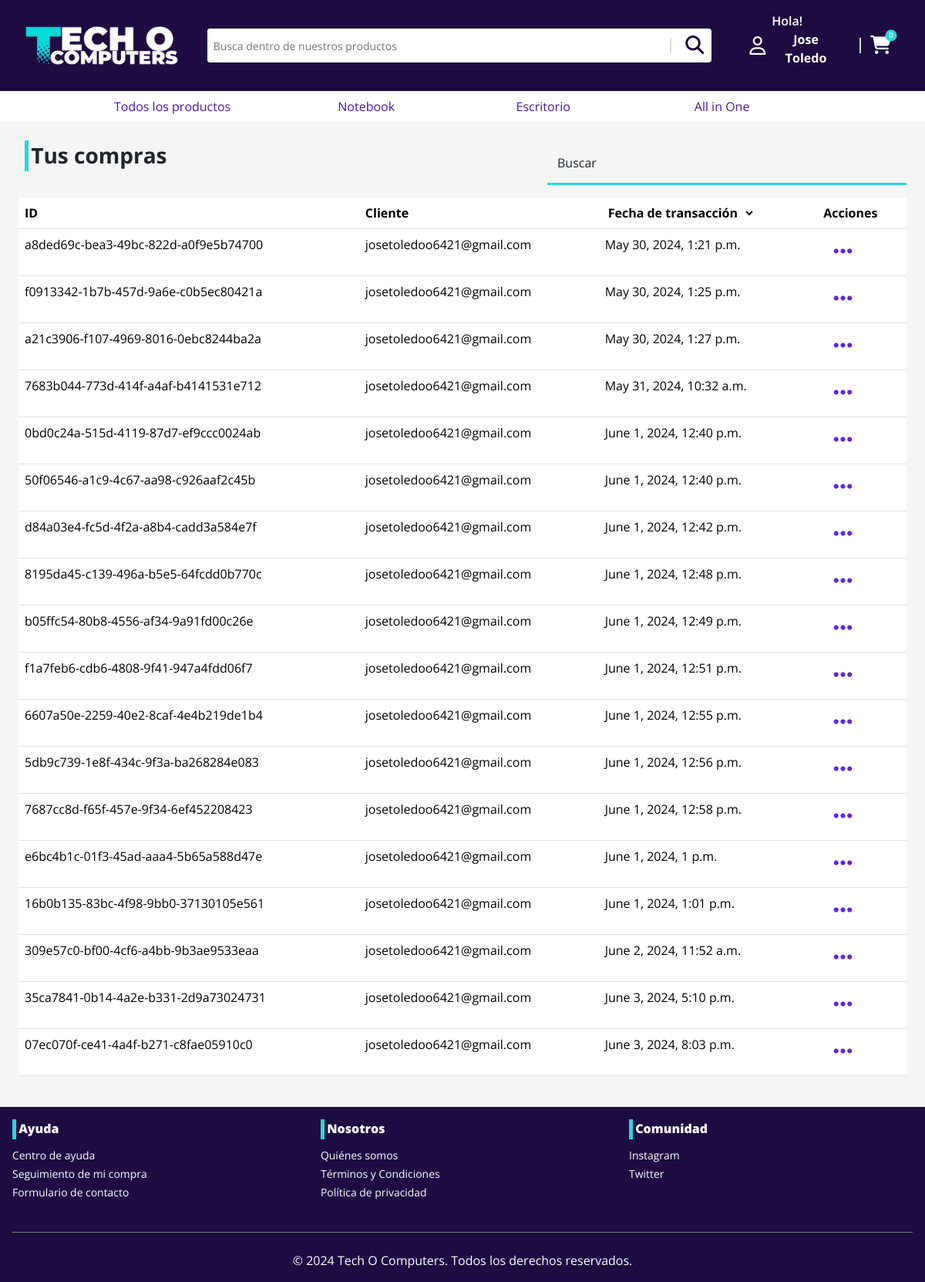
/my-orders/ (signed in), run on an earlier commit of the app's database.
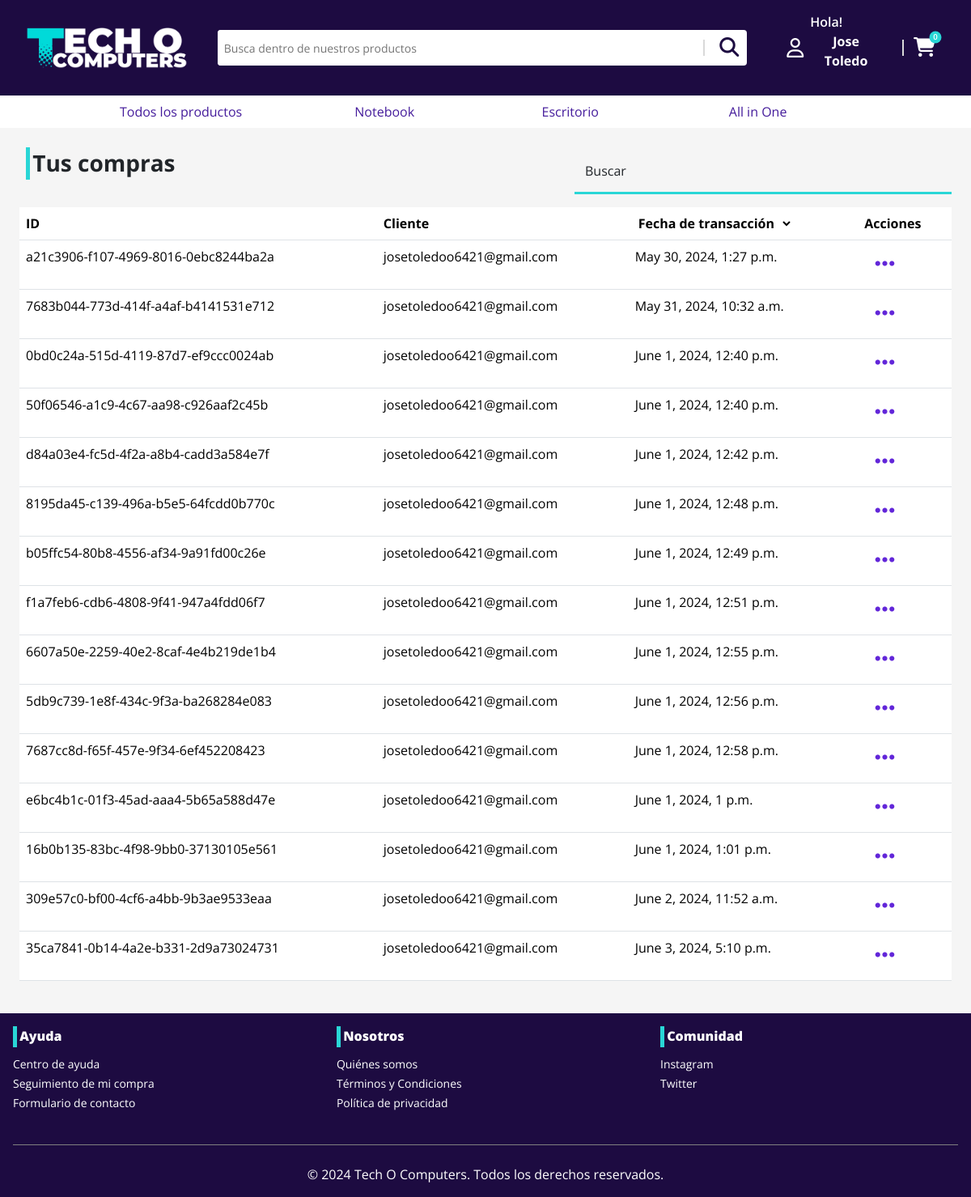
And on a later commit of the database.
### store/models.py (models this page shows, shortened)
class Recipe(models.Model):
    id = models.UUIDField(primary_key=True, default=uuid.uuid4, editable=False)
    client = models.ForeignKey(User, on_delete=models.CASCADE)
    created_at = models.DateTimeField(auto_now_add=True)
    complete = models.BooleanField(default=False)
    transaction_id = models.CharField(max_length=100, null=True)
    @property
    def get_cart_total(self):
        recipeDetails = self.recipedetails_set.all()
        total = sum([item.product.price * item.quantity for item in recipeDetails])
        return total
    @property
    def get_cart_items(self):
        recipeDetails = self.recipedetails_set.all()
        total = sum([item.quantity for item in recipeDetails])
        return total

### auth_user/models.py (models this page shows, shortened)
class User(AbstractBaseUser, PermissionsMixin):
    email = models.EmailField(unique=True)
    rut = models.CharField(max_length=12, unique=True, primary_key=True, verbose_name='RUT')
    first_name = models.CharField(max_length=30)
    last_name = models.CharField(max_length=30)
    is_staff = models.BooleanField(default=False)
    is_active = models.BooleanField(default=True)
    is_superuser = models.BooleanField(default=False)
    objects = CustomUserManager()
    USERNAME_FIELD = 'email'
    EMAIL_FIELD = 'email'
    REQUIRED_FIELDS = []
    class Meta:
        verbose_name = 'User'
        verbose_name_plural = 'Users'

### core/views.py (the view)
# urls.py: path('my-orders/', views.userdetails, name='userdetails'),
@login_required
def userdetails(request):
    user = request.user
    orders = Recipe.objects.filter(complete=True, client=user).all()
    orderByDate = request.GET.get('orderByDate')
    if orderByDate is not None:
        if orderByDate == 'asc':
            orders = orders.order_by('created_at')
        elif orderByDate == 'desc':
            orders = orders.order_by('-created_at')
    context = {'user_orders': orders, 'user': user}
    return render(request, 'core/userdetails.html', context)

### store/views.py (called while the page is built)
def cart_data(request):
    if request.user.is_authenticated:
        recipe, created = Recipe.objects.get_or_create(client=request.user, complete=False)
        items = recipe.recipedetails_set.all()
        cartItems = recipe.get_cart_items
    else:
        items = []
        recipe = {'get_cart_total':0, 'get_cart_items':0}
        cartItems = recipe['get_cart_items']
    return {'cartItems': cartItems, 'items': items, 'recipe': recipe}

### core/templates/core/userdetails.html (shortened to what this page needs)
{% extends 'core/template.html' %}
{% load static %}
{%load humanize%}
{% block sources%}
<link rel="stylesheet" href="{% static 'css/auth.css'%}">
{% endblock sources%}
{% block content %}
<div class="p-4">
<div class="row">
  <div class="col-md-7">
    <h5 class="product-header fw-bold fs-3">Tus compras</h5>
  </div>
  <div class="col-md-5">
    <div class="form-floating mb-3">
      <input type="text" class="form-control border-0 border-bottom rounded-0 bg-transparent" name="search" id="search" placeholder="name" required onkeyup="searchOrder()">
      <label for="name">Buscar</label>
  </div>
  </div>
</div>
<table class="table ">
    <thead>
      <tr>
        <th scope="col">ID</th>
        <th scope="col">Cliente</th>
        <th scope="col">
          <form action="" method="get" id="orderForm">
            <select name="orderByDate" id="orderByDate" class="border-0 bg-transparent fw-bold">
              <option selected >Fecha de transacción</option>
            </select>
          </form>
        </th>
        <th scope="col">Acciones</th>
      </tr>
    </thead>
    <tbody id="order-table">
    {% for u in user_orders %}
      <tr scope="row">
        <td>{{ u.id }}</td>
        <td>{{ u.client }}</td>
        <td>{{ u.created_at }}</td>
        <td><button type="button" class="btn" data-bs-toggle="modal" data-bs-target="#{{u.id}}modal">
          <i class='fa-solid fa-ellipsis fs-3 color-secondary'></i>
        </button></td>
      </tr>
    {% endfor %}
    </tbody>
  </table>
</div>
{% endblock content %}

### core/templates/core/template.html (shortened to what the changed rows need)
{% load static %} {% load humanize %}
<!DOCTYPE html>
<html lang="en">
  <head>
    <link
      rel="stylesheet"
      href="{% static "bootstrap/css/bootstrap.min.css" %}"
    />
    <link
      rel="stylesheet"
      href="https://cdnjs.cloudflare.com/ajax/libs/font-awesome/6.5.2/css/all.min.css"
    />
    {% block sources %} {% endblock sources %}
    <link rel="stylesheet" href="{%static 'css/global.css'%}" />
  </head>
  <body class="overflow-x-hidden">
    <nav class="navbar back-primary">
      <div class="navbar-dist">
        <div class="" id="navbarNav">
          <div
            class="container-fluid d-flex flex-row navbar-responsive-icons align-items-center"
          >
            <a
              data-bs-toggle="offcanvas"
              data-bs-target="#offcanvasRight"
              aria-controls="offcanvasRight"
            >
              <i class="fa-solid fa-cart-shopping text-white cart-icon">
                <span class="cart-quantity">{{recipe.get_cart_items}}</span>
              </i>
            </a>
          </div>
        </div>
      </div>
    </nav>
    <div id="content" style="display: none;">
      {% block content %} {% endblock content %}
    </div>
  </body>
</html>

What changed in the data, as far as the page shows it:
removed Recipe: id "a8ded69c-bea3-49bc-822d-a0f9e5b74700", client "josetoledoo6421@gmail.com", created_at "May 30, 2024, 1:21 p.m."
removed Recipe: id "f0913342-1b7b-457d-9a6e-c0b5ec80421a", client "josetoledoo6421@gmail.com", created_at "May 30, 2024, 1:25 p.m."
removed Recipe: id "07ec070f-ce41-4a4f-b271-c8fae05910c0", client "josetoledoo6421@gmail.com", created_at "June 3, 2024, 8:03 p.m."
